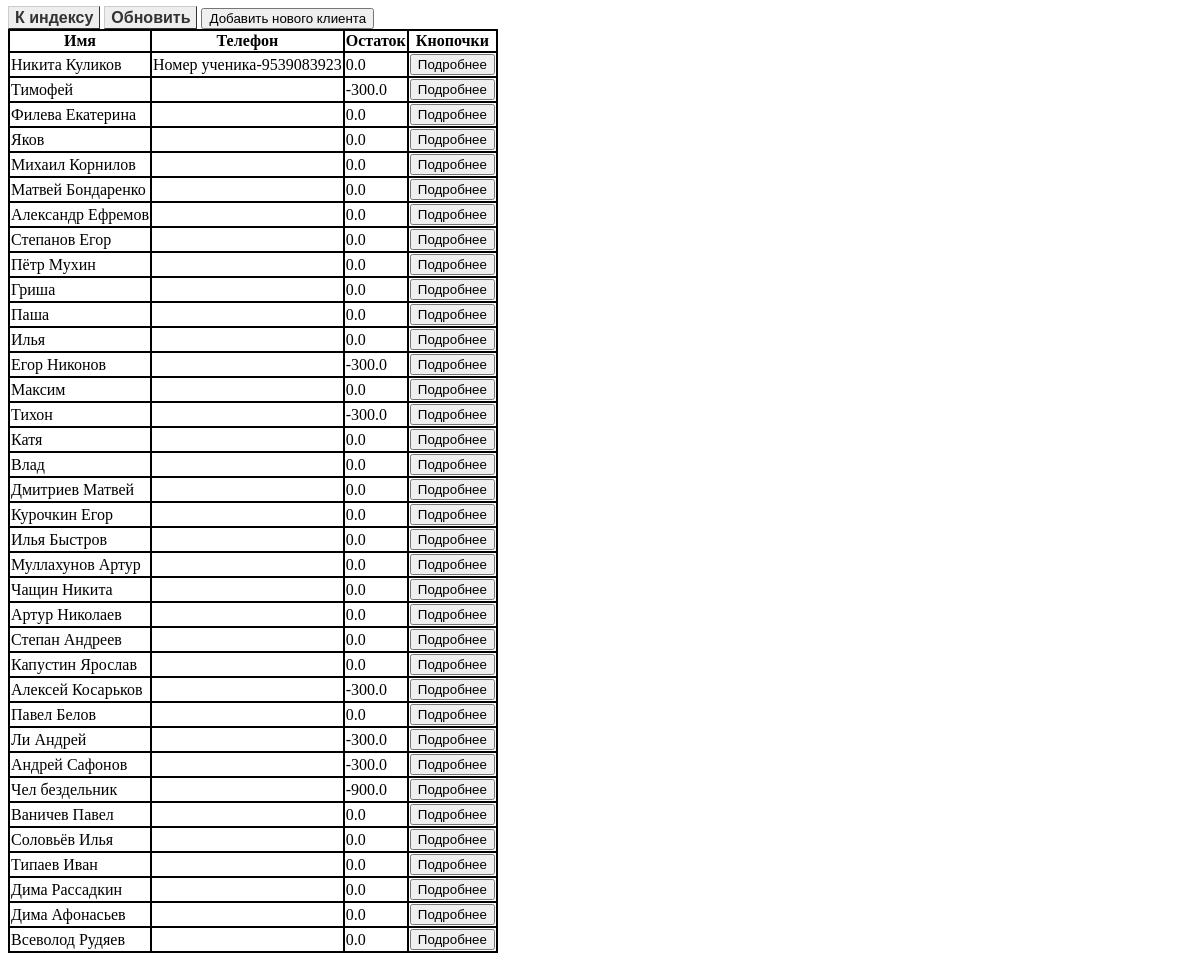
The page /CRM/clientsTab (signed in) on the database its author committed.
### CRM/models.py (models this page shows, shortened)
class Client(models.Model):
    name = models.CharField(max_length=200)
    money = models.FloatField(default=0)
    active = models.BooleanField(default=True)

class Phone(models.Model):
    note = models.CharField(max_length=200)
    client = models.ForeignKey(Client,on_delete=models.CASCADE)
    phone = models.BigIntegerField()

### CRM/views.py (the view)
# urls.py: path('CRM/clientsTab',views.CRM_clients,name = 'CRM_clients'),
def CRM_clients(request):
    if request.user.is_authenticated:
        user = request.user.username
    else:
        return HttpResponseRedirect(reverse('forbiden', args=()))
    data = [{'id':s.pk,
    'name':s.name,
    'phone':Phone.objects.filter(client = s),
    'money':s.money
    } for s in Client.objects.all()]
    template = loader.get_template('crm/simpleClients.html')
    context = {
        'username' : user,
        'data':data,
    }
    return HttpResponse(template.render(context, request))

### CRM/templates/crm/simpleClients.html (shortened to what this page needs)
<!DOCTYPE html>
<html>
<head>
    {% load static %}
    <link rel="stylesheet" type="text/css" href="{% static 'crm/simpleStyle.css' %}">
</head>
<body>
    <a class = "button" href={%url 'index' %}>К индексу</a>
    <a class = "button" href={%url 'refreshClients' %}>Обновить</a>
    <button onclick="document.getElementById('newClient').classList.remove('hidden');">Добавить нового клиента</button>
    <table>
        <tr>
            <th>Имя</th>
            <th>Телефон</th>
            <th>Остаток</th>
            <th>Кнопочки</th>
        </tr>
        {%for student in data%}
        <tr>
            <td>{{student.name}}</td>
            <td>{%for phone in student.phone%}
                {{phone.note}}-{{phone.phone}}<br>
                {%endfor%}
            </td>
            <td>{{student.money}}</td>
            <td><a href="{% url 'client_card' student.id %}"><button>Подробнее</button></a></td>
        </tr>
        {%endfor%}
    </table>
</body>
</html>

### CRM/static/crm/simpleStyle.css (style rules this page uses)
table { border-collapse: collapse; }
table td { border: 2px solid black; }
table th { border: 2px solid black; }
.button { font: bold 16px Arial; text-decoration: none; background-color: #EEEEEE; color: #333333; padding: 2px 6px 2px 6px; border-top: 1px solid #CCCCCC; border-right: 1px solid #333333; border-bottom: 1px solid #333333; border-left: 1px solid #CCCCCC; max-height: 50px; }

### rows shown on the page
Client: name "Никита Куликов", money "0.0"
Phone: note "Номер ученика", phone "9539083923"
Client: name "Тимофей", money "-300.0"
Client: name "Филева Екатерина", money "0.0"
Client: name "Яков", money "0.0"
Client: name "Михаил Корнилов", money "0.0"
Client: name "Матвей Бондаренко", money "0.0"
Client: name "Александр Ефремов", money "0.0"
Client: name "Степанов Егор", money "0.0"
Client: name "Пётр Мухин", money "0.0"
Client: name "Гриша", money "0.0"
Client: name "Паша", money "0.0"
Client: name "Илья", money "0.0"
Client: name "Егор Никонов", money "-300.0"
Client: name "Максим", money "0.0"
Client: name "Тихон", money "-300.0"
Client: name "Катя", money "0.0"
Client: name "Влад", money "0.0"
Client: name "Дмитриев Матвей", money "0.0"
Client: name "Курочкин Егор", money "0.0"
Client: name "Илья Быстров", money "0.0"
Client: name "Муллахунов Артур", money "0.0"
Client: name "Чащин Никита", money "0.0"
Client: name "Артур Николаев", money "0.0"
Client: name "Степан Андреев", money "0.0"
Client: name "Капустин Ярослав", money "0.0"
Client: name "Алексей Косарьков", money "-300.0"
Client: name "Павел Белов", money "0.0"
Client: name "Ли Андрей", money "-300.0"
Client: name "Андрей Сафонов", money "-300.0"
Client: name "Чел бездельник", money "-900.0"
Client: name "Ваничев Павел", money "0.0"
Client: name "Соловьёв Илья", money "0.0"
Client: name "Типаев Иван", money "0.0"
Client: name "Дима Рассадкин", money "0.0"
Client: name "Дима Афонасьев", money "0.0"
Client: name "Всеволод Рудяев", money "0.0"
